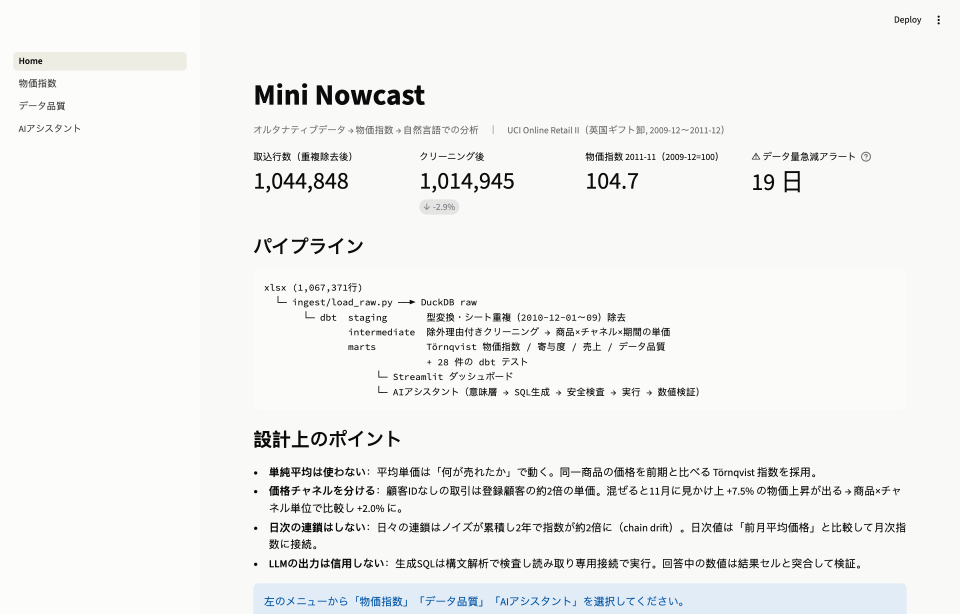
#> input picture docs/screenshots/01-home.png, 2880 x 1840 px (shown at 1/3 size)
$ python crop_deck_assets.py
#> lines starting #> are read from the running program, lines starting #| are printed output that depends on the picture
"""Crop the README screenshots down to the regions the slide deck uses.

    uv run python scripts/crop_deck_assets.py     # docs/screenshots -> docs/deck-assets
"""
from pathlib import Path

from PIL import Image

ROOT = Path(__file__).resolve().parents[1]
SRC = ROOT / "docs" / "screenshots"
DST = ROOT / "docs" / "deck-assets"

CROPS = {
    # name: (source file, box) - boxes are in the 2880x1840 screenshot coordinate space
    "home": ("01-home.png", (600, 200, 2860, 700)),        # title + KPI row, without the sidebar
    "assistant": ("06-assistant.png", (760, 650, 2740, 1072)),  # answer + the ✅ verification row
    "index_methods": ("02-price-index.png", (760, 800, 2730, 1700)),  # the three-method daily chart, incl. the x-axis labels
}


def main() -> None:
    DST.mkdir(parents=True, exist_ok=True)
    for name, (src, box) in CROPS.items():
        out = DST / f"{name}.png"
        Image.open(SRC / src).crop(box).save(out)
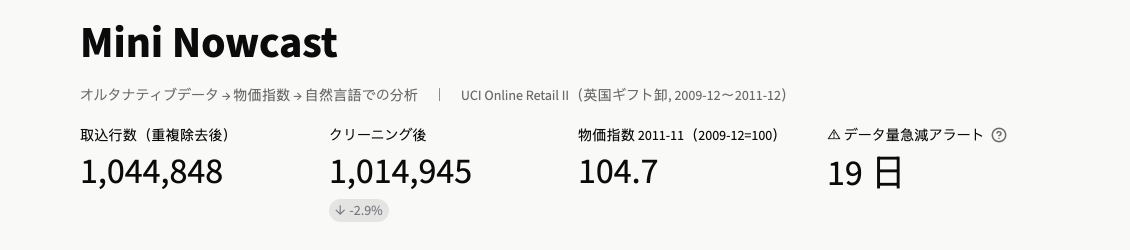
#> saved as home.png: PIL image 2260x500 RGB (shown at 1/2 size); mean R, G, B 240.2, 240.2, 238.2
        print(f"[ok] {out.relative_to(ROOT)}  {Image.open(out).size}")
#> pass 2 of the loop in main, `for name, (src, box) in CROPS.items():`:
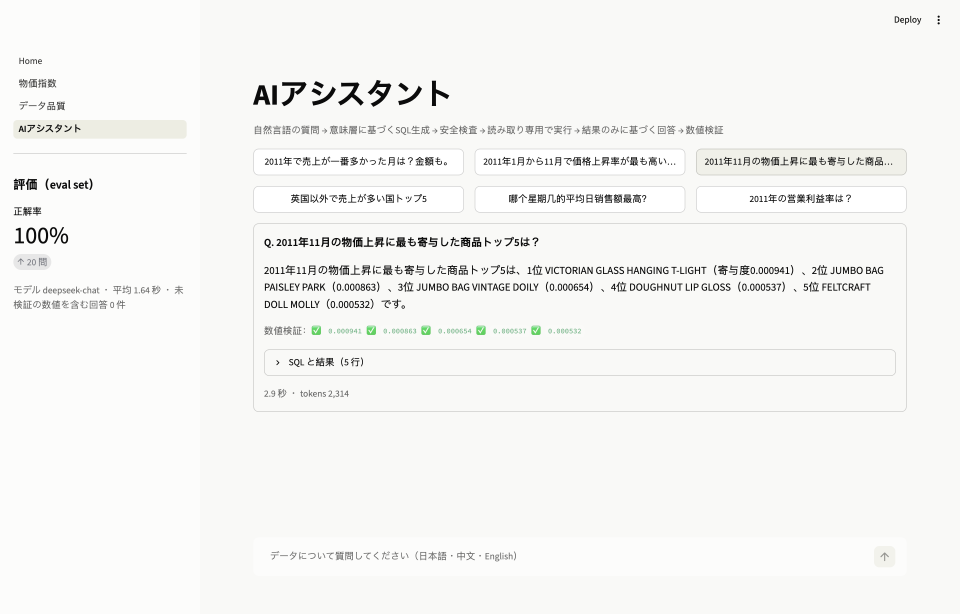
#> input picture docs/screenshots/06-assistant.png, 2880 x 1840 px (shown at 1/3 size)
#> in main, `Image.open(SRC / src).crop(box).save(out)`:
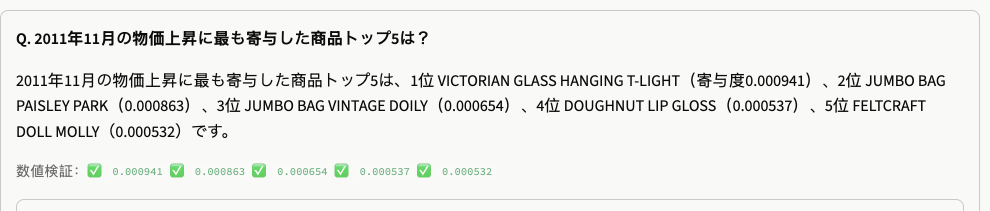
#> saved as assistant.png: PIL image 1980x422 RGB (shown at 1/2 size); mean R, G, B 236.9, 237.4, 235
#> pass 3 of the loop in main, `for name, (src, box) in CROPS.items():`:
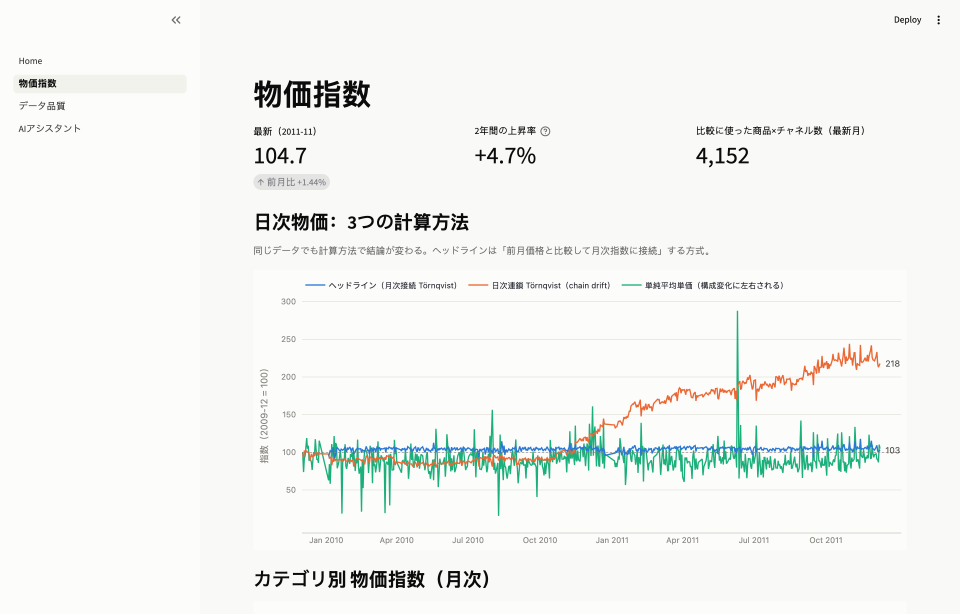
#> input picture docs/screenshots/02-price-index.png, 2880 x 1840 px (shown at 1/3 size)
#> in main, `Image.open(SRC / src).crop(box).save(out)`:
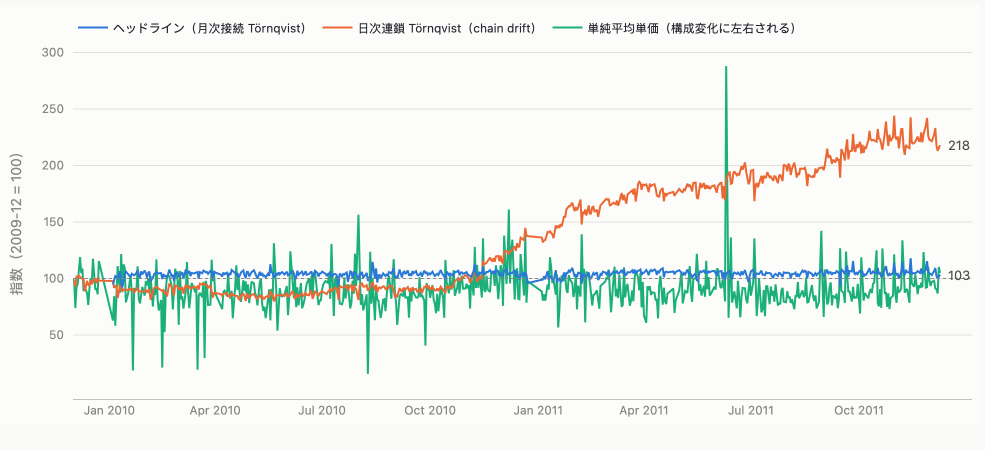
#> saved as index_methods.png: PIL image 1970x900 RGB (shown at 1/2 size); mean R, G, B 240, 244.4, 241.7


if __name__ == "__main__":
    main()
